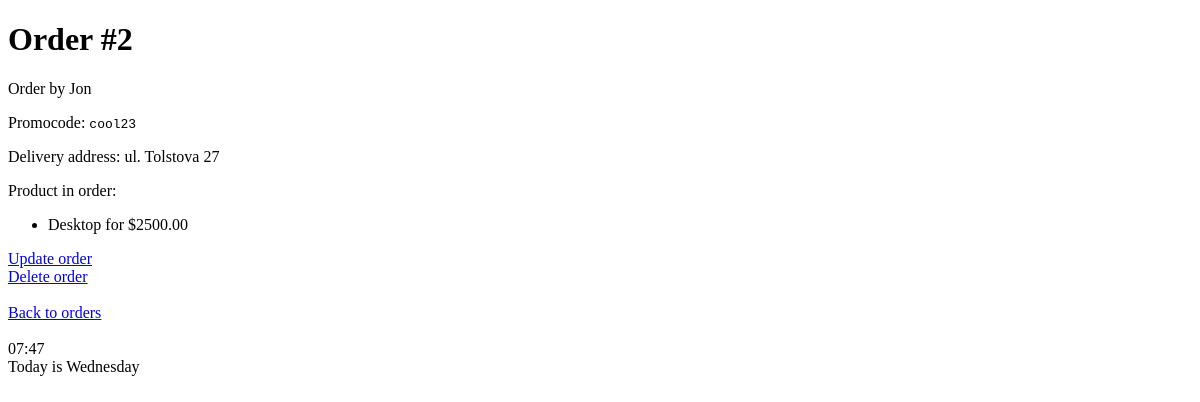
Before: /shop/orders/2/ (signed in) with the older database file.
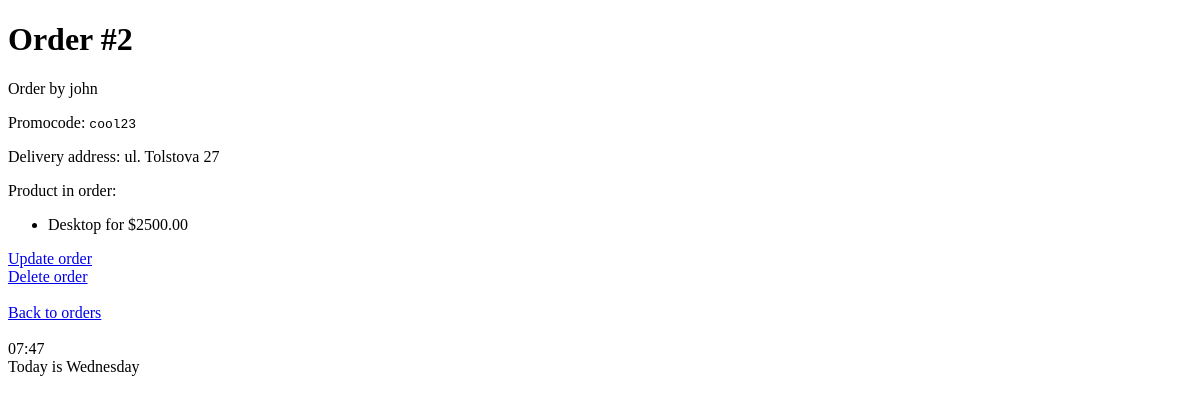
After: the same page with the newer database file.
### shopapp/models.py (models this page shows)
class Order(models.Model):
    delivery_address = models.TextField(null=True, blank=True)
    promocode = models.CharField(max_length=20, null=False, blank=True)
    created_at = models.DateTimeField(auto_now_add=True)
    user = models.ForeignKey(User, on_delete=models.PROTECT)
    products = models.ManyToManyField(Product, related_name='orders')

### shopapp/views.py (the view)
# urls.py: path('orders/<int:pk>/', OrderDetailView.as_view(), name='order_details'),
class OrderDetailView(PermissionRequiredMixin, DetailView):
    permission_required = "shopapp.view_order"
    queryset = (
        Order.objects
        .select_related('user')
        .prefetch_related('products')
    )

### shopapp/templates/shopapp/order_detail.html (shortened to what this page needs)
{% extends 'shopapp/base.html' %}
{% block body %}
	<h1>Order #{{ object.pk }}</h1>
    <div>
        <p>Order by {% firstof object.user.first_name order.user.username%}</p>
        <p>Promocode: <code>{{ object.promocode }}</code></p>
        <p>Delivery address: {{ object.delivery_address }}</p>
    <div>Product in order:</div>
    <ul>
        {% for product in object.products.all %}
            <li>{{ product.name }} for ${{ product.price }}</li>
        {% endfor %}
    </ul>
    </div>
    <div><a href="{% url 'shopapp:order_update' pk=object.pk %}">Update order</a></div>
    <div><a href="{% url 'shopapp:order_delete' pk=object.pk%}">Delete order</a></div>
    <br>
    <div><a href="{% url 'shopapp:orders_list' %}">Back to orders</a></div>
{% endblock %}

Changed rows visible on the page:
changed Order "ul. Tolstova 27": user.username "Jon" → "john"
